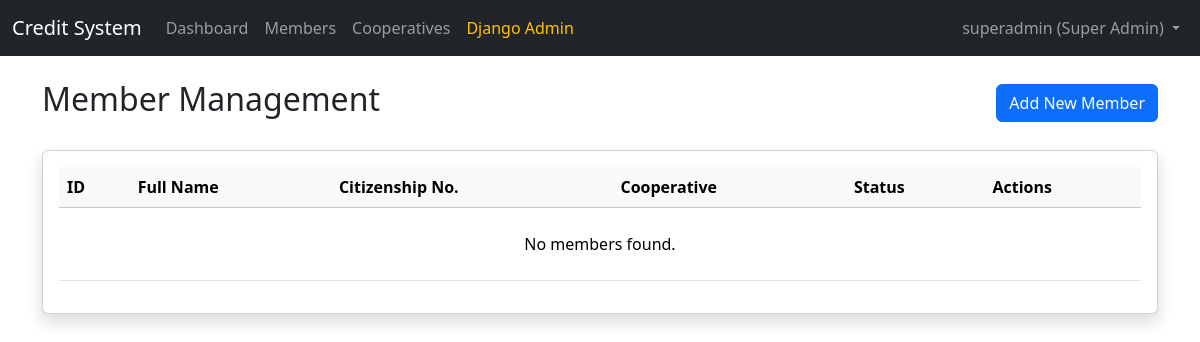
The page /members/ (signed in) on the database as committed earlier.
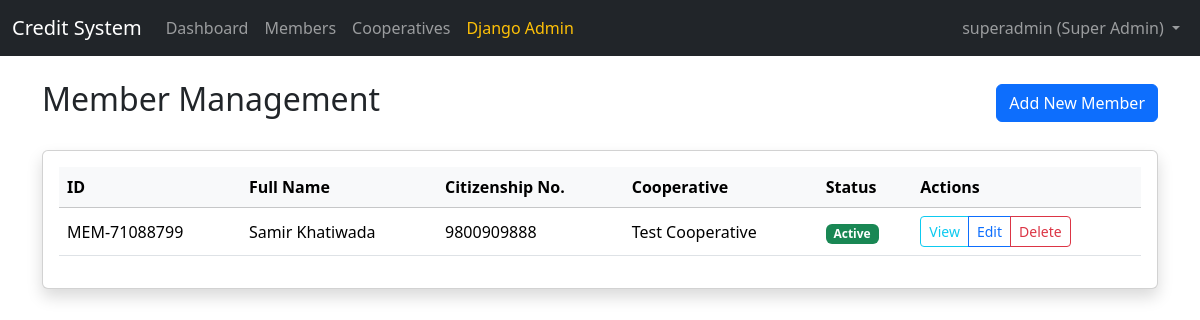
The same page on the database as committed later.
### accounts/models.py (models this page shows, shortened)
class User(AbstractUser):
    ROLE_CHOICES = (
        ('superadmin', 'Super Admin'),
        ('admin', 'Admin'),
        ('staff', 'Staff'),
    )
    role = models.CharField(max_length=20, choices=ROLE_CHOICES, default='staff')
    cooperative = models.ForeignKey(
        'cooperatives.Cooperative',
        on_delete=models.SET_NULL,
        null=True,
        blank=True,
        related_name='users',
        help_text="Null for Super Admin users"
    )
    class Meta:
        ordering = ['-date_joined']
        indexes = [
            models.Index(fields=['role']),
            models.Index(fields=['cooperative']),
        ]
    def is_superadmin(self):
        return self.role == 'superadmin'
    def is_admin(self):
        return self.role == 'admin'
    def is_staff_user(self):
        return self.role == 'staff'

### members/models.py (models this page shows, shortened)
class Member(models.Model):
    full_name = models.CharField(max_length=255)
    citizenship_number = models.CharField(max_length=50, unique=True)
    unique_system_id = models.CharField(max_length=20, unique=True, editable=False)
    address = models.TextField()
    phone = models.CharField(max_length=20)
    blacklist_status = models.BooleanField(default=False)
    cooperative = models.ForeignKey(
        'cooperatives.Cooperative',
        on_delete=models.CASCADE,
        related_name='members'
    )
    created_at = models.DateTimeField(auto_now_add=True)
    updated_at = models.DateTimeField(auto_now=True)
    class Meta:
        ordering = ['-created_at']
        indexes = [
            models.Index(fields=['citizenship_number']),
            models.Index(fields=['unique_system_id']),
            models.Index(fields=['blacklist_status']),
        ]

### cooperatives/models.py (models this page shows, shortened)
class Cooperative(models.Model):
    STATUS_CHOICES = (
        ('active', 'Active'),
        ('inactive', 'Inactive'),
    )
    name = models.CharField(max_length=255)
    code = models.CharField(max_length=50, unique=True)
    address = models.TextField()
    contact = models.CharField(max_length=255)  # Can contain phone/email
    status = models.CharField(max_length=20, choices=STATUS_CHOICES, default='active')
    created_at = models.DateTimeField(auto_now_add=True)
    updated_at = models.DateTimeField(auto_now=True)
    class Meta:
        ordering = ['-created_at']
        verbose_name_plural = 'Cooperatives'

### members/views.py (the view)
# urls.py: path('', views.MemberListView.as_view(), name='member_list'),
class MemberListView(StaffOrAdminMixin, CooperativeAccessMixin, ListView):
    model = Member
    template_name = 'members/member_list.html'
    context_object_name = 'members'
    paginate_by = 10

### accounts/permissions.py (called while the page is built, shortened)
    def test_func(self):
        return self.request.user.is_authenticated and (
            self.request.user.is_staff_user() or
            self.request.user.is_admin() or
            self.request.user.is_superadmin()
        )

    def get_queryset(self):
        queryset = super().get_queryset()
        if self.request.user.is_superadmin():
            return queryset

    def get_context_data(self, **kwargs):
        context = super().get_context_data(**kwargs)
        if not self.request.user.is_superadmin() and self.request.user.cooperative:
            context['user_cooperative'] = self.request.user.cooperative
        return context

### templates/members/member_list.html (shortened to what this page needs)
{% extends 'base.html' %}
{% block content %}
<div class="d-flex justify-content-between align-items-center mb-4">
    <h2>Member Management</h2>
    <a href="{% url 'members:member_add' %}" class="btn btn-primary">Add New Member</a>
</div>
<div class="card shadow">
    <div class="card-body">
        <div class="table-responsive">
            <table class="table table-hover align-middle">
                <thead class="table-light">
                    <tr>
                        <th>ID</th>
                        <th>Full Name</th>
                        <th>Citizenship No.</th>
                        <th>Cooperative</th>
                        <th>Status</th>
                        <th>Actions</th>
                    </tr>
                </thead>
                <tbody>
                    {% for member in members %}
                    <tr>
                        <td>{{ member.unique_system_id }}</td>
                        <td>{{ member.full_name }}</td>
                        <td>{{ member.citizenship_number }}</td>
                        <td>{{ member.cooperative.name }}</td>
                        <td>
                            {% if member.blacklist_status %}
                            <span class="badge bg-danger">Blacklisted</span>
                            {% else %}
                            <span class="badge bg-success">Active</span>
                            {% endif %}
                        </td>
                        <td>
                            <div class="btn-group btn-group-sm">
                                <a href="{% url 'members:member_detail' member.pk %}" class="btn btn-outline-info">View</a>
                                <a href="{% url 'members:member_edit' member.pk %}" class="btn btn-outline-primary">Edit</a>
                                {% if user.is_superadmin or user.is_admin %}
                                <a href="{% url 'members:member_delete' member.pk %}" class="btn btn-outline-danger">Delete</a>
                                {% endif %}
                            </div>
                        </td>
                    </tr>
                    {% empty %}
                    <tr>
                        <td colspan="6" class="text-center py-4">No members found.</td>
                    </tr>
                    {% endfor %}
                </tbody>
            </table>
        </div>
    </div>
</div>
{% endblock %}

### templates/base.html (shortened to what this page needs)
{% load static %}
<!DOCTYPE html>
<html lang="en">
<head>
    <link href="https://cdn.jsdelivr.net/npm/bootstrap@5.3.2/dist/css/bootstrap.min.css" rel="stylesheet">
    <link rel="stylesheet" href="{% static 'css/styles.css' %}">
</head>
<body>
    <nav class="navbar navbar-expand-lg navbar-dark bg-dark">
        <div class="container-fluid">
            <a class="navbar-brand"
                href="{% if user.is_authenticated %}{% url 'accounts:dashboard' %}{% else %}/{% endif %}">Credit
                System</a>
            <div class="collapse navbar-collapse" id="navbarNav">
                <ul class="navbar-nav me-auto">
                    {% if user.is_authenticated %}
                    <li class="nav-item">
                        <a class="nav-link" href="{% url 'accounts:dashboard' %}">Dashboard</a>
                    </li>
                    <li class="nav-item">
                        <a class="nav-link" href="{% url 'members:member_list' %}">Members</a>
                    </li>
                    {% if user.is_superadmin %}
                    <li class="nav-item">
                        <a class="nav-link" href="{% url 'cooperatives:list' %}">Cooperatives</a>
                    </li>
                    <li class="nav-item">
                        <a class="nav-link text-warning" href="/admin/" target="_blank">Django Admin</a>
                    </li>
                    {% elif user.cooperative %}
                    <li class="nav-item">
                        <a class="nav-link" href="{% url 'cooperatives:detail' user.cooperative.pk %}">My
                            Cooperative</a>
                    </li>
                    {% endif %}
                    {% endif %}
                </ul>
                <ul class="navbar-nav ms-auto">
                    {% if user.is_authenticated %}
                    <li class="nav-item dropdown">
                        <a class="nav-link dropdown-toggle" href="#" id="userDropdown" role="button"
                            data-bs-toggle="dropdown" aria-expanded="false">
                            {{ user.username }} ({{ user.get_role_display }})
                        </a>
                    </li>
                    {% else %}
                    <li class="nav-item">
                        <a class="nav-link" href="{% url 'accounts:login' %}">Login</a>
                    </li>
                    {% endif %}
                </ul>
            </div>
        </div>
    </nav>
    <div class="container mt-4">
        {% block content %}
        {% endblock %}
    </div>
</body>
</html>

Rows that differ between the two databases and show on the page:
added Member: unique_system_id "MEM-71088799", full_name "Samir Khatiwada", citizenship_number "9800909888", cooperative.name "Test Cooperative", blacklist_status "Active"
Other text that changed with them:
text no longer shown: "No members found."
